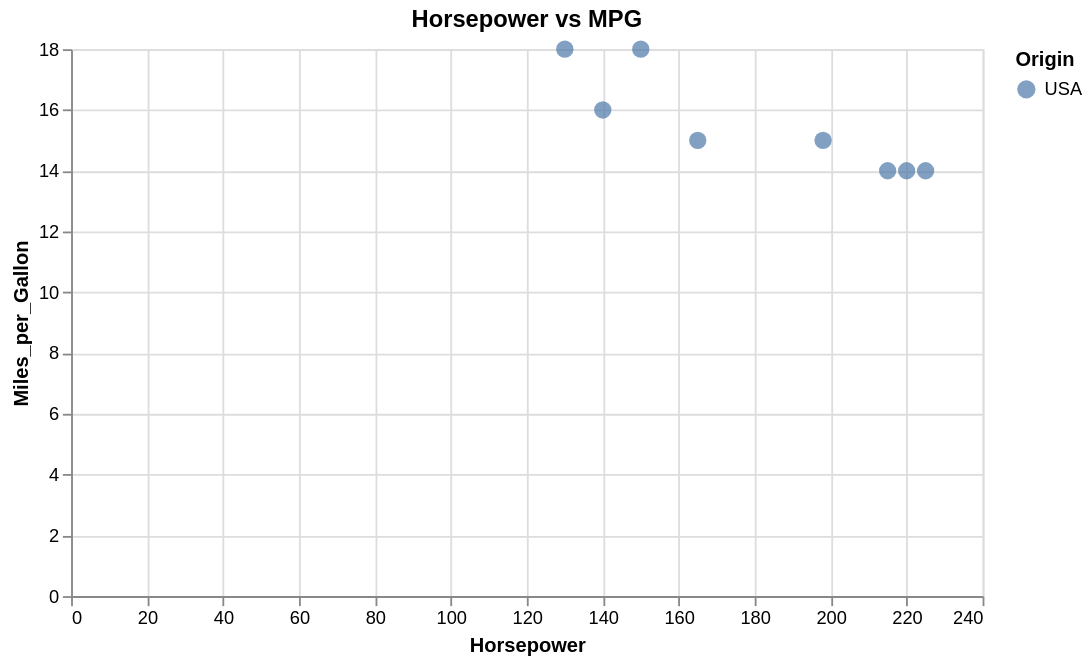

Notebook cell for this chart:
### Code cell
# Scatter example with explicit encodings
cars = pd.DataFrame({
    "Horsepower": [130, 165, 150, 140, 198, 220, 215, 225],
    "Miles_per_Gallon": [18, 15, 18, 16, 15, 14, 14, 14],
    "Origin": ["USA", "USA", "USA", "USA", "USA", "USA", "USA", "USA"]
})

alt.Chart(cars).mark_circle(size=90).encode(
    x="Horsepower:Q",
    y="Miles_per_Gallon:Q",
    color="Origin:N",
    tooltip=["Horsepower", "Miles_per_Gallon", "Origin"]
).properties(width=500, height=300, title="Horsepower vs MPG")

### Figure 1 — Vega-Lite specification as saved in the notebook (floating-point values rounded to 4 significant figures)
{"config": {"view": {"continuousWidth": 300, "continuousHeight": 300}}, "data": {"name": "data-0ea7d73f1dc6d8187e0b207a7d617a6f"}, "mark": {"type": "circle", "size": 90}, "encoding": {"color": {"field": "Origin", "type": "nominal"}, "tooltip": [{"field": "Horsepower", "type": "quantitative"}, {"field": "Miles_per_Gallon", "type": "quantitative"}, {"field": "Origin", "type": "nominal"}], "x": {"field": "Horsepower", "type": "quantitative"}, "y": {"field": "Miles_per_Gallon", "type": "quantitative"}}, "height": 300, "title": "Horsepower vs MPG", "width": 500, "$schema": "https://vega.github.io/schema/vega-lite/v6.4.1.json", "datasets": {"data-0ea7d73f1dc6d8187e0b207a7d617a6f": [{"Horsepower": 130, "Miles_per_Gallon": 18, "Origin": "USA"}, {"Horsepower": 165, "Miles_per_Gallon": 15, "Origin": "USA"}, {"Horsepower": 150, "Miles_per_Gallon": 18, "Origin": "USA"}, {"Horsepower": 140, "Miles_per_Gallon": 16, "Origin": "USA"}, {"Horsepower": 198, "Miles_per_Gallon": 15, "Origin": "USA"}, {"Horsepower": 220, "Miles_per_Gallon": 14, "Origin": "USA"}, {"Horsepower": 215, "Miles_per_Gallon": 14, "Origin": "USA"}, {"Horsepower": 225, "Miles_per_Gallon": 14, "Origin": "USA"}]}}
